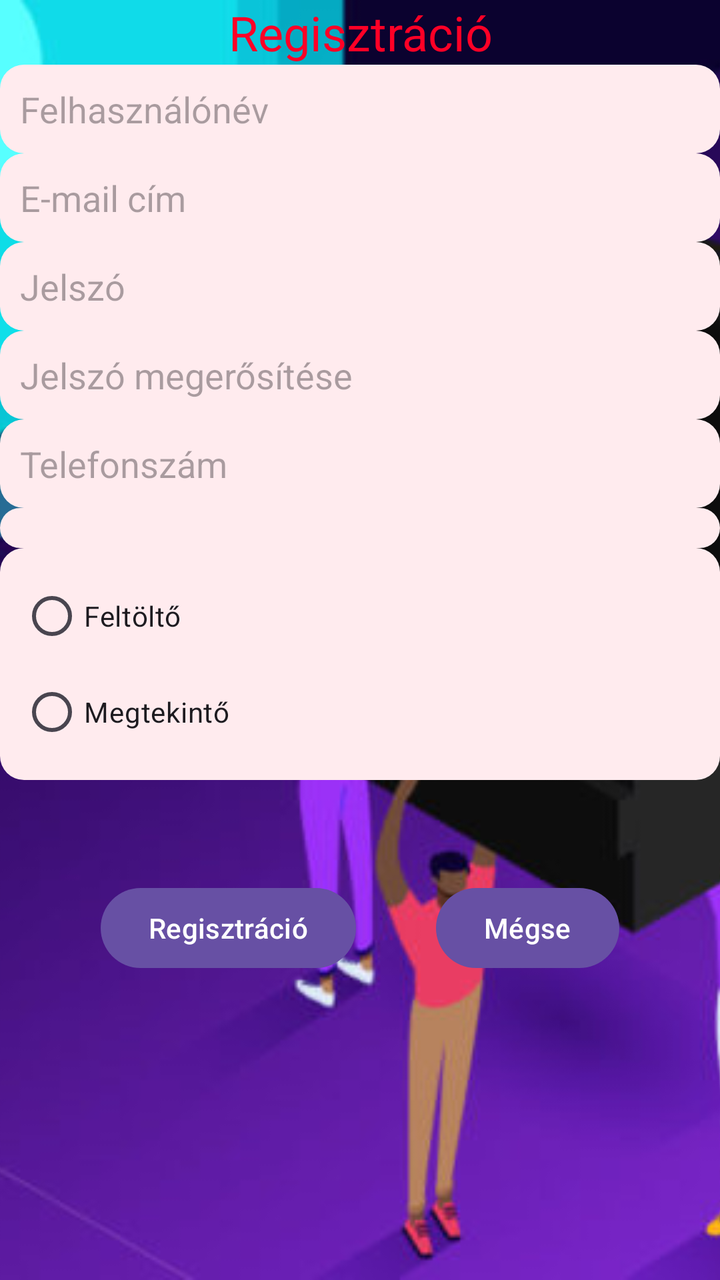
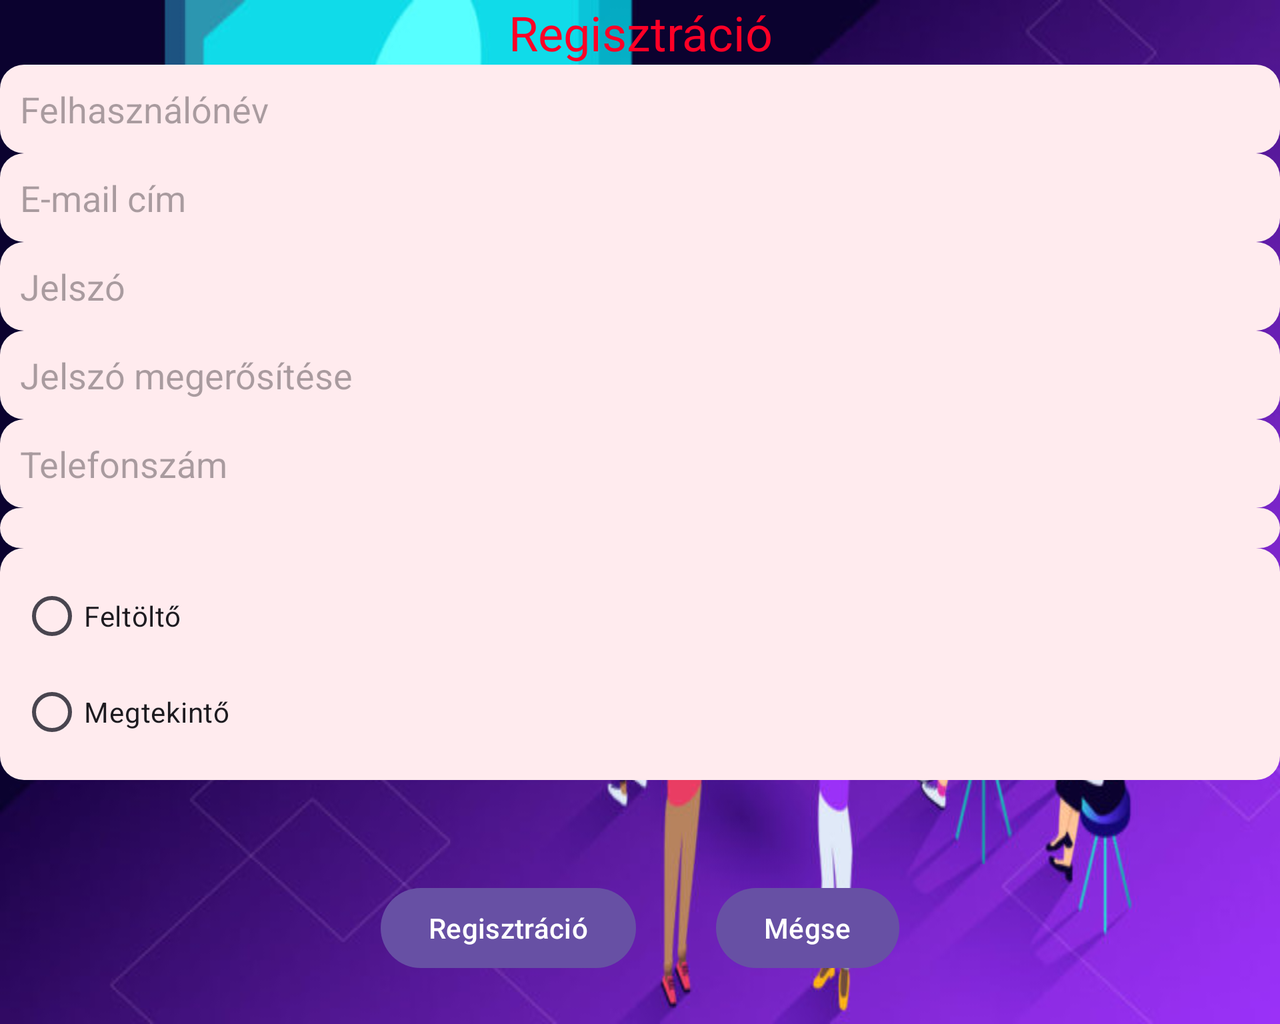

The same Android screen from two of the app's own layout files: first res/layout/ as a phone draws it, then the repository's variant for another configuration, drawn on a device whose configuration selects that folder. Both files follow.
<!-- AndroidManifest.xml: application theme Theme.Videomegoszto -->
<!-- res/layout/activity_register.xml -->
<?xml version="1.0" encoding="utf-8"?>
<RelativeLayout
    xmlns:android="http://schemas.android.com/apk/res/android"
    xmlns:tools="http://schemas.android.com/tools"
    android:id="@+id/main"
    android:layout_width="match_parent"
    android:layout_height="match_parent"
    tools:context=".RegisterActivity">

    <ImageView
        android:id="@+id/backgroundImage"
        android:layout_width="match_parent"
        android:layout_height="match_parent"
        android:src="@drawable/videomegoszto"
        android:scaleType="centerCrop"/>

    <TextView
        android:id="@+id/registrationTextView"
        android:layout_width="match_parent"
        android:layout_height="wrap_content"
        android:layout_marginTop="@dimen/default_margin"
        android:text="@string/registration"
        android:textColor="#FF0026"
        android:textSize="24sp"
        android:layout_alignParentStart="true"
        android:layout_alignParentEnd="true"
        android:textAlignment="center"
        />

    <EditText
        android:id="@+id/userNameEditText"
        android:layout_width="match_parent"
        android:layout_height="wrap_content"
        android:layout_marginTop="@dimen/default_margin"
        android:layout_marginLeft="@dimen/default_margin"
        android:layout_marginRight="@dimen/default_margin"
        android:ems="10"
        android:hint="@string/user_name"
        android:background="@drawable/rounded_background"
        android:inputType="textPersonName"
        android:layout_alignParentStart="true"
        android:layout_alignParentEnd="true"
        android:layout_below="@id/registrationTextView"
        />

    <EditText
        android:id="@+id/userEmailEditText"
        android:layout_width="match_parent"
        android:layout_height="wrap_content"
        android:layout_marginTop="@dimen/default_margin"
        android:layout_marginLeft="@dimen/default_margin"
        android:layout_marginRight="@dimen/default_margin"
        android:ems="10"
        android:hint="@string/email_address"
        android:background="@drawable/rounded_background"
        android:inputType="textEmailAddress"
        android:layout_alignParentStart="true"
        android:layout_alignParentEnd="true"
        android:layout_below="@id/userNameEditText"
        />

    <EditText
        android:id="@+id/passwordEditText"
        android:layout_width="match_parent"
        android:layout_height="wrap_content"
        android:layout_marginTop="@dimen/default_margin"
        android:layout_marginLeft="@dimen/default_margin"
        android:layout_marginRight="@dimen/default_margin"
        android:ems="10"
        android:hint="@string/password"
        android:background="@drawable/rounded_background"
        android:inputType="textPassword"
        android:layout_alignParentStart="true"
        android:layout_alignParentEnd="true"
        android:layout_below="@id/userEmailEditText"
        />

    <EditText
        android:id="@+id/passwordAgainEditText"
        android:layout_width="match_parent"
        android:layout_height="wrap_content"
        android:layout_marginTop="@dimen/default_margin"
        android:layout_marginLeft="@dimen/default_margin"
        android:layout_marginRight="@dimen/default_margin"
        android:ems="10"
        android:hint="@string/password_again"
        android:background="@drawable/rounded_background"
        android:inputType="textPassword"
        android:layout_alignParentStart="true"
        android:layout_alignParentEnd="true"
        android:layout_below="@id/passwordEditText"
        />

    <EditText
        android:id="@+id/phoneEditText"
        android:layout_width="match_parent"
        android:layout_height="wrap_content"
        android:layout_marginTop="@dimen/default_margin"
        android:layout_marginLeft="@dimen/default_margin"
        android:layout_marginRight="@dimen/default_margin"
        android:ems="10"
        android:hint="@string/phone_number"
        android:background="@drawable/rounded_background"
        android:inputType="phone"
        android:layout_alignParentStart="true"
        android:layout_alignParentEnd="true"
        android:layout_below="@id/passwordAgainEditText"
        />

    <Spinner
        android:id="@+id/phoneSpinner"
        android:layout_width="match_parent"
        android:layout_height="wrap_content"
        android:layout_marginTop="@dimen/default_margin"
        android:layout_marginLeft="@dimen/default_margin"
        android:layout_marginRight="@dimen/default_margin"
        android:background="@drawable/rounded_background"
        android:layout_alignParentStart="true"
        android:layout_alignParentEnd="true"
        android:layout_below="@id/phoneEditText"
        />


    <RadioGroup
        android:id="@+id/accountTypeGroup"
        android:layout_width="match_parent"
        android:layout_height="wrap_content"
        android:layout_marginTop="@dimen/default_margin"
        android:layout_marginLeft="@dimen/default_margin"
        android:layout_marginRight="@dimen/default_margin"
        android:background="@drawable/rounded_background"
        android:layout_below="@id/phoneSpinner">

        <RadioButton
            android:id="@+id/uploaderRadioButton"
            android:layout_width="match_parent"
            android:layout_height="wrap_content"
            android:text="@string/uploader"
            />
        <RadioButton
            android:layout_width="match_parent"
            android:layout_height="wrap_content"
            android:text="@string/watcher"
            />
    </RadioGroup>

    <LinearLayout
        android:layout_width="wrap_content"
        android:layout_height="wrap_content"
        android:orientation="horizontal"
        android:layout_below="@+id/accountTypeGroup"
        android:layout_marginTop="50dp"
        android:layout_centerHorizontal="true"
        >
        <Button
            android:layout_width="wrap_content"
            android:layout_height="wrap_content"
            android:text="@string/registration"
            android:onClick="register"
            />

        <Button
            android:layout_width="wrap_content"
            android:layout_height="wrap_content"
            android:layout_marginStart="40dp"
            android:onClick="cancel"
            android:text="@string/cancel"/>
    </LinearLayout>

</RelativeLayout>
<!-- resources referenced by this layout -->
<resources>
  <!-- drawable rounded_background (drawable) -->
  <?xml version="1.0" encoding="utf-8"?>
  <shape xmlns:android="http://schemas.android.com/apk/res/android">
      <solid android:color="#FFEBEE"/>
      <corners android:radius="12dp"/>
      <padding android:left="10dp" android:top="10dp" android:right="10dp" android:bottom="10dp"/>
  </shape>
  <!-- drawable videomegoszto: jpg bitmap (drawable, 60402 bytes) -->
  <string name="cancel">Mégse</string>
  <string name="email_address">E-mail cím</string>
  <string name="password">Jelszó</string>
  <string name="password_again">Jelszó megerősítése</string>
  <string name="phone_number">Telefonszám</string>
  <string name="registration">Regisztráció</string>
  <string name="uploader">Feltöltő</string>
  <string name="user_name">Felhasználónév</string>
  <string name="watcher">Megtekintő</string>
  <style name="Theme.Videomegoszto" parent="Base.Theme.Videomegoszto" />
  <style name="Base.Theme.Videomegoszto" parent="Theme.Material3.DayNight.NoActionBar">
          
          
      </style>
</resources>
<!-- res/layout-land/activity_register.xml (the repository's variant of the layout above) -->
<!-- drawn on the phone turned sideways -->
<?xml version="1.0" encoding="utf-8"?>
<ScrollView
    xmlns:android="http://schemas.android.com/apk/res/android"
    xmlns:tools="http://schemas.android.com/tools"
    android:layout_width="match_parent"
    android:layout_height="match_parent"
    android:background="@drawable/videomegoszto"
    tools:context=".RegisterActivity">

<LinearLayout
    android:id="@+id/main"
    android:layout_width="match_parent"
    android:layout_height="match_parent"
    android:orientation="vertical"
    tools:context=".RegisterActivity">

    <TextView
        android:id="@+id/registrationTextView"
        android:layout_width="match_parent"
        android:layout_height="wrap_content"
        android:layout_marginTop="@dimen/default_margin"
        android:text="@string/registration"
        android:textColor="#FF0026"
        android:textSize="24sp"
        android:textAlignment="center"
        />

    <EditText
        android:id="@+id/userNameEditText"
        android:layout_width="match_parent"
        android:layout_height="wrap_content"
        android:layout_marginTop="@dimen/default_margin"
        android:layout_marginLeft="@dimen/default_margin"
        android:layout_marginRight="@dimen/default_margin"
        android:background="@drawable/rounded_background"
        android:ems="10"
        android:hint="@string/user_name"
        android:inputType="textPersonName"
        />

    <EditText
        android:id="@+id/userEmailEditText"
        android:layout_width="match_parent"
        android:layout_height="wrap_content"
        android:layout_marginTop="@dimen/default_margin"
        android:layout_marginLeft="@dimen/default_margin"
        android:layout_marginRight="@dimen/default_margin"
        android:background="@drawable/rounded_background"
        android:ems="10"
        android:hint="@string/email_address"
        android:inputType="textEmailAddress"
        />

    <EditText
        android:id="@+id/passwordEditText"
        android:layout_width="match_parent"
        android:layout_height="wrap_content"
        android:layout_marginTop="@dimen/default_margin"
        android:layout_marginLeft="@dimen/default_margin"
        android:layout_marginRight="@dimen/default_margin"
        android:background="@drawable/rounded_background"
        android:ems="10"
        android:hint="@string/password"
        android:inputType="textPassword"
        />

    <EditText
        android:id="@+id/passwordAgainEditText"
        android:layout_width="match_parent"
        android:layout_height="wrap_content"
        android:layout_marginTop="@dimen/default_margin"
        android:layout_marginLeft="@dimen/default_margin"
        android:layout_marginRight="@dimen/default_margin"
        android:background="@drawable/rounded_background"
        android:ems="10"
        android:hint="@string/password_again"
        android:inputType="textPassword"
        />

    <EditText
        android:id="@+id/phoneEditText"
        android:layout_width="match_parent"
        android:layout_height="wrap_content"
        android:layout_marginTop="@dimen/default_margin"
        android:layout_marginLeft="@dimen/default_margin"
        android:layout_marginRight="@dimen/default_margin"
        android:background="@drawable/rounded_background"
        android:ems="10"
        android:hint="@string/phone_number"
        android:inputType="phone"
        />

    <Spinner
        android:id="@+id/phoneSpinner"
        android:layout_width="match_parent"
        android:layout_height="wrap_content"
        android:layout_marginTop="@dimen/default_margin"
        android:layout_marginLeft="@dimen/default_margin"
        android:layout_marginRight="@dimen/default_margin"
        android:background="@drawable/rounded_background"
        />


    <RadioGroup
        android:id="@+id/accountTypeGroup"
        android:layout_width="match_parent"
        android:layout_height="wrap_content"
        android:layout_marginTop="@dimen/default_margin"
        android:layout_marginLeft="@dimen/default_margin"
        android:layout_marginRight="@dimen/default_margin"
        android:background="@drawable/rounded_background"
        >

        <RadioButton
            android:id="@+id/uploaderRadioButton"
            android:layout_width="match_parent"
            android:layout_height="wrap_content"
            android:text="@string/uploader"
            />
        <RadioButton
            android:layout_width="match_parent"
            android:layout_height="wrap_content"
            android:text="@string/watcher"
            />
    </RadioGroup>

    <LinearLayout
        android:layout_width="match_parent"
        android:layout_height="wrap_content"
        android:orientation="horizontal"
        android:gravity="center_horizontal"
        android:layout_below="@+id/accountTypeGroup"
        android:layout_marginTop="50dp"
        android:layout_centerHorizontal="true"
        >
        <Button
            android:layout_width="wrap_content"
            android:layout_height="wrap_content"
            android:text="@string/registration"
            android:onClick="register"
            />

        <Button
            android:layout_width="wrap_content"
            android:layout_height="wrap_content"
            android:layout_marginStart="40dp"
            android:onClick="cancel"
            android:text="@string/cancel"/>
    </LinearLayout>

</LinearLayout>
</ScrollView>
